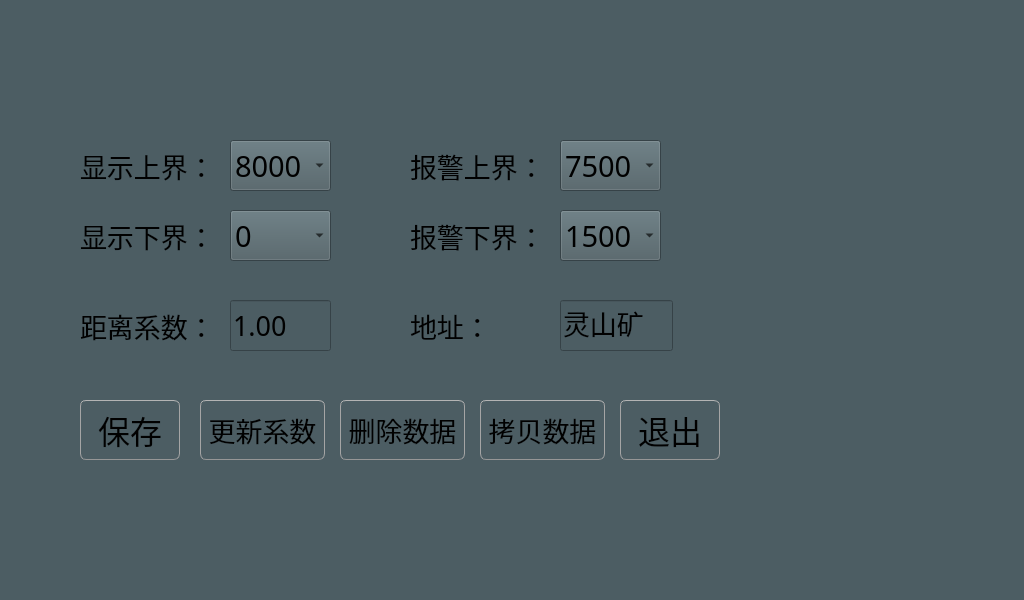
<?xml version="1.0" encoding="UTF-8"?>
<ui version="4.0">
 <class>Widget_set</class>
 <widget class="QWidget" name="Widget_set">
  <property name="geometry">
   <rect>
    <x>0</x>
    <y>0</y>
    <width>1024</width>
    <height>600</height>
   </rect>
  </property>
  <property name="windowTitle">
   <string>Form</string>
  </property>
  <property name="styleSheet">
   <string notr="true">QPushButton{
	color:rgb(17,17,17);
	border-width: 1px;
	border-radius: 6px;
	border-bottom-color: rgb(150,150,150);
	border-right-color: rgb(165,165,165);
	border-left-color: rgb(165,165,165);
	border-top-color: rgb(180,180,180);
	border-style: solid;
	padding: 4px;
	background-color: qlineargradient(spread:pad, x1:0.5, y1:1, x2:0.5, y2:0, stop:0 rgba(155, 187, 89, 255), stop:1 rgba(255, 255, 255, 255));
}
QPushButton:default{
	color:rgb(17,17,17);
	border-width: 1px;
	border-radius: 6px;
	border-bottom-color: rgb(150,150,150);
	border-right-color: rgb(165,165,165);
	border-left-color: rgb(165,165,165);
	border-top-color: rgb(180,180,180);
	border-style: solid;
	padding: 4px;
	background-color: qlineargradient(spread:pad, x1:0.5, y1:1, x2:0.5, y2:0, stop:0 rgba(155, 187, 89, 255), stop:1 rgba(255, 255, 255, 255));
}
QPushButton:pressed{
	color:rgb(17,17,17);
	border-width: 1px;
	border-radius: 6px;
	border-width: 1px;
	border-top-color: rgba(255,150,60,200);
	border-right-color: qlineargradient(spread:pad, x1:0, y1:1, x2:1, y2:0, stop:0 rgba(200, 70, 20, 255), stop:1 rgba(255,150,60, 200));
	border-left-color:  qlineargradient(spread:pad, x1:1, y1:0, x2:0, y2:0, stop:0 rgba(200, 70, 20, 255), stop:1 rgba(255,150,60, 200));
	border-bottom-color: rgba(200,70,20,200);
	border-style: solid;
	padding: 2px;
	background-color: qlineargradient(spread:pad, x1:0.5, y1:1, x2:0.5, y2:0, stop:0 rgba(155, 187, 89, 255), stop:1 rgba(255, 255, 255, 255));
}
QPushButton:disabled{
	color:rgb(174,167,159);
	border-width: 1px;
	border-radius: 6px;
	background-color: qlineargradient(spread:pad, x1:0.5, y1:1, x2:0.5, y2:0, stop:0 rgba(155, 187, 89, 255), stop:1 rgba(255, 255, 255, 255));
}
QRadioButton {
	padding: 1px;
}
QRadioButton::indicator:checked {
	height: 10px;
	width: 10px;
	border-style:solid;
	border-radius:5px;
	border-width: 1px;
	border-color: rgba(246, 134, 86, 255);
	color: #a9b7c6;
	background-color:rgba(246, 134, 86, 255);
}
QRadioButton::indicator:!checked {
	height: 10px;
	width: 10px;
	border-style:solid;
	border-radius:5px;
	border-width: 1px;
	border-color: rgb(246, 134, 86);
	color: #a9b7c6;
	background-color: transparent;
}
QWidget {
	background-color:#f0f0f0;
}
QLabel {
	color:rgb(17,17,17);
}
QWidget {
	color:rgb(0,0,0);
	background-color:rgb(76,93,99);
}</string>
  </property>
  <widget class="QLabel" name="label">
   <property name="geometry">
    <rect>
     <x>80</x>
     <y>150</y>
     <width>131</width>
     <height>31</height>
    </rect>
   </property>
   <property name="font">
    <font>
     <family>宋体</family>
     <pointsize>20</pointsize>
    </font>
   </property>
   <property name="text">
    <string>显示上界：</string>
   </property>
  </widget>
  <widget class="QPushButton" name="pushButton_set_quit">
   <property name="geometry">
    <rect>
     <x>620</x>
     <y>400</y>
     <width>100</width>
     <height>60</height>
    </rect>
   </property>
   <property name="font">
    <font>
     <family>宋体</family>
     <pointsize>24</pointsize>
    </font>
   </property>
   <property name="text">
    <string>退出</string>
   </property>
  </widget>
  <widget class="QComboBox" name="comboBox_up_limit">
   <property name="geometry">
    <rect>
     <x>230</x>
     <y>140</y>
     <width>101</width>
     <height>51</height>
    </rect>
   </property>
   <property name="font">
    <font>
     <family>宋体</family>
     <pointsize>22</pointsize>
    </font>
   </property>
   <property name="layoutDirection">
    <enum>Qt::LeftToRight</enum>
   </property>
   <item>
    <property name="text">
     <string>8000</string>
    </property>
   </item>
   <item>
    <property name="text">
     <string>7000</string>
    </property>
   </item>
   <item>
    <property name="text">
     <string>6000</string>
    </property>
   </item>
   <item>
    <property name="text">
     <string>5000</string>
    </property>
   </item>
   <item>
    <property name="text">
     <string>4000</string>
    </property>
   </item>
   <item>
    <property name="text">
     <string>3000</string>
    </property>
   </item>
   <item>
    <property name="text">
     <string>2000</string>
    </property>
   </item>
  </widget>
  <widget class="QPushButton" name="pushButton_set_save">
   <property name="geometry">
    <rect>
     <x>80</x>
     <y>400</y>
     <width>100</width>
     <height>60</height>
    </rect>
   </property>
   <property name="font">
    <font>
     <family>宋体</family>
     <pointsize>24</pointsize>
    </font>
   </property>
   <property name="text">
    <string>保存</string>
   </property>
  </widget>
  <widget class="QLabel" name="label_2">
   <property name="geometry">
    <rect>
     <x>80</x>
     <y>220</y>
     <width>131</width>
     <height>31</height>
    </rect>
   </property>
   <property name="font">
    <font>
     <family>宋体</family>
     <pointsize>20</pointsize>
    </font>
   </property>
   <property name="text">
    <string>显示下界：</string>
   </property>
  </widget>
  <widget class="QComboBox" name="comboBox_down_limit">
   <property name="geometry">
    <rect>
     <x>230</x>
     <y>210</y>
     <width>101</width>
     <height>51</height>
    </rect>
   </property>
   <property name="font">
    <font>
     <family>宋体</family>
     <pointsize>22</pointsize>
    </font>
   </property>
   <property name="layoutDirection">
    <enum>Qt::LeftToRight</enum>
   </property>
   <item>
    <property name="text">
     <string>0</string>
    </property>
   </item>
   <item>
    <property name="text">
     <string>-1000</string>
    </property>
   </item>
   <item>
    <property name="text">
     <string>-2000</string>
    </property>
   </item>
   <item>
    <property name="text">
     <string>-3000</string>
    </property>
   </item>
   <item>
    <property name="text">
     <string>-4000</string>
    </property>
   </item>
   <item>
    <property name="text">
     <string>-5000</string>
    </property>
   </item>
   <item>
    <property name="text">
     <string>-6000</string>
    </property>
   </item>
  </widget>
  <widget class="QLabel" name="label_3">
   <property name="geometry">
    <rect>
     <x>410</x>
     <y>150</y>
     <width>131</width>
     <height>31</height>
    </rect>
   </property>
   <property name="font">
    <font>
     <family>宋体</family>
     <pointsize>20</pointsize>
    </font>
   </property>
   <property name="text">
    <string>报警上界：</string>
   </property>
  </widget>
  <widget class="QComboBox" name="comboBox_alarm_uplimit">
   <property name="geometry">
    <rect>
     <x>560</x>
     <y>140</y>
     <width>101</width>
     <height>51</height>
    </rect>
   </property>
   <property name="font">
    <font>
     <family>宋体</family>
     <pointsize>22</pointsize>
    </font>
   </property>
   <property name="layoutDirection">
    <enum>Qt::LeftToRight</enum>
   </property>
   <item>
    <property name="text">
     <string>7500</string>
    </property>
   </item>
   <item>
    <property name="text">
     <string>7000</string>
    </property>
   </item>
   <item>
    <property name="text">
     <string>6500</string>
    </property>
   </item>
   <item>
    <property name="text">
     <string>6000</string>
    </property>
   </item>
   <item>
    <property name="text">
     <string>5500</string>
    </property>
   </item>
   <item>
    <property name="text">
     <string>5000</string>
    </property>
   </item>
   <item>
    <property name="text">
     <string>4500</string>
    </property>
   </item>
   <item>
    <property name="text">
     <string>4000</string>
    </property>
   </item>
   <item>
    <property name="text">
     <string>3500</string>
    </property>
   </item>
   <item>
    <property name="text">
     <string>3000</string>
    </property>
   </item>
   <item>
    <property name="text">
     <string>2500</string>
    </property>
   </item>
   <item>
    <property name="text">
     <string>2000</string>
    </property>
   </item>
   <item>
    <property name="text">
     <string>1500</string>
    </property>
   </item>
   <item>
    <property name="text">
     <string>1000</string>
    </property>
   </item>
   <item>
    <property name="text">
     <string>500</string>
    </property>
   </item>
  </widget>
  <widget class="QLabel" name="label_4">
   <property name="geometry">
    <rect>
     <x>410</x>
     <y>220</y>
     <width>131</width>
     <height>31</height>
    </rect>
   </property>
   <property name="font">
    <font>
     <family>宋体</family>
     <pointsize>20</pointsize>
    </font>
   </property>
   <property name="text">
    <string>报警下界：</string>
   </property>
  </widget>
  <widget class="QComboBox" name="comboBox_alarm_downlimit">
   <property name="geometry">
    <rect>
     <x>560</x>
     <y>210</y>
     <width>101</width>
     <height>51</height>
    </rect>
   </property>
   <property name="font">
    <font>
     <family>宋体</family>
     <pointsize>22</pointsize>
    </font>
   </property>
   <property name="layoutDirection">
    <enum>Qt::LeftToRight</enum>
   </property>
   <item>
    <property name="text">
     <string>1500</string>
    </property>
   </item>
   <item>
    <property name="text">
     <string>1000</string>
    </property>
   </item>
   <item>
    <property name="text">
     <string>500</string>
    </property>
   </item>
   <item>
    <property name="text">
     <string>0</string>
    </property>
   </item>
   <item>
    <property name="text">
     <string>-500</string>
    </property>
   </item>
   <item>
    <property name="text">
     <string>-1000</string>
    </property>
   </item>
   <item>
    <property name="text">
     <string>-1500</string>
    </property>
   </item>
   <item>
    <property name="text">
     <string>-2000</string>
    </property>
   </item>
   <item>
    <property name="text">
     <string>-2500</string>
    </property>
   </item>
   <item>
    <property name="text">
     <string>-3000</string>
    </property>
   </item>
   <item>
    <property name="text">
     <string>-3500</string>
    </property>
   </item>
   <item>
    <property name="text">
     <string>-4000</string>
    </property>
   </item>
   <item>
    <property name="text">
     <string>-4500</string>
    </property>
   </item>
   <item>
    <property name="text">
     <string>-5000</string>
    </property>
   </item>
   <item>
    <property name="text">
     <string>-5500</string>
    </property>
   </item>
   <item>
    <property name="text">
     <string>-6000</string>
    </property>
   </item>
   <item>
    <property name="text">
     <string>-6500</string>
    </property>
   </item>
   <item>
    <property name="text">
     <string>-7000</string>
    </property>
   </item>
  </widget>
  <widget class="QPushButton" name="pushButton_set_filedelete">
   <property name="geometry">
    <rect>
     <x>340</x>
     <y>400</y>
     <width>125</width>
     <height>60</height>
    </rect>
   </property>
   <property name="font">
    <font>
     <family>宋体</family>
     <pointsize>20</pointsize>
    </font>
   </property>
   <property name="text">
    <string>删除数据</string>
   </property>
  </widget>
  <widget class="QLabel" name="label_5">
   <property name="geometry">
    <rect>
     <x>80</x>
     <y>310</y>
     <width>131</width>
     <height>31</height>
    </rect>
   </property>
   <property name="font">
    <font>
     <family>宋体</family>
     <pointsize>20</pointsize>
    </font>
   </property>
   <property name="text">
    <string>距离系数：</string>
   </property>
  </widget>
  <widget class="QLineEdit" name="lineEdit_coefficient">
   <property name="geometry">
    <rect>
     <x>230</x>
     <y>300</y>
     <width>101</width>
     <height>51</height>
    </rect>
   </property>
   <property name="font">
    <font>
     <family>宋体</family>
     <pointsize>20</pointsize>
    </font>
   </property>
   <property name="text">
    <string>1.00</string>
   </property>
  </widget>
  <widget class="QPushButton" name="pushButton_demar">
   <property name="geometry">
    <rect>
     <x>200</x>
     <y>400</y>
     <width>125</width>
     <height>60</height>
    </rect>
   </property>
   <property name="font">
    <font>
     <family>宋体</family>
     <pointsize>20</pointsize>
    </font>
   </property>
   <property name="text">
    <string>更新系数</string>
   </property>
  </widget>
  <widget class="QPushButton" name="pushButton_copyfile">
   <property name="geometry">
    <rect>
     <x>480</x>
     <y>400</y>
     <width>125</width>
     <height>60</height>
    </rect>
   </property>
   <property name="font">
    <font>
     <family>宋体</family>
     <pointsize>20</pointsize>
    </font>
   </property>
   <property name="text">
    <string>拷贝数据</string>
   </property>
  </widget>
  <widget class="QLabel" name="label_6">
   <property name="geometry">
    <rect>
     <x>410</x>
     <y>310</y>
     <width>131</width>
     <height>31</height>
    </rect>
   </property>
   <property name="font">
    <font>
     <family>宋体</family>
     <pointsize>20</pointsize>
    </font>
   </property>
   <property name="text">
    <string>地址：</string>
   </property>
  </widget>
  <widget class="QLineEdit" name="lineEdit_name">
   <property name="geometry">
    <rect>
     <x>560</x>
     <y>300</y>
     <width>113</width>
     <height>51</height>
    </rect>
   </property>
   <property name="font">
    <font>
     <family>宋体</family>
     <pointsize>20</pointsize>
    </font>
   </property>
   <property name="text">
    <string>灵山矿</string>
   </property>
  </widget>
 </widget>
 <resources/>
 <connections>
  <connection>
   <sender>pushButton_set_quit</sender>
   <signal>clicked()</signal>
   <receiver>Widget_set</receiver>
   <slot>close()</slot>
   <hints>
    <hint type="sourcelabel">
     <x>167</x>
     <y>271</y>
    </hint>
    <hint type="destinationlabel">
     <x>262</x>
     <y>207</y>
    </hint>
   </hints>
  </connection>
 </connections>
</ui>
